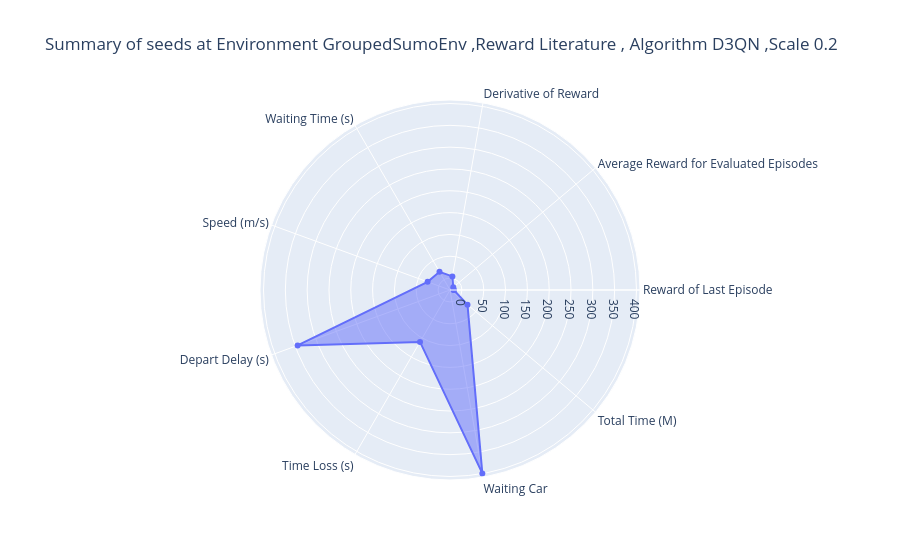
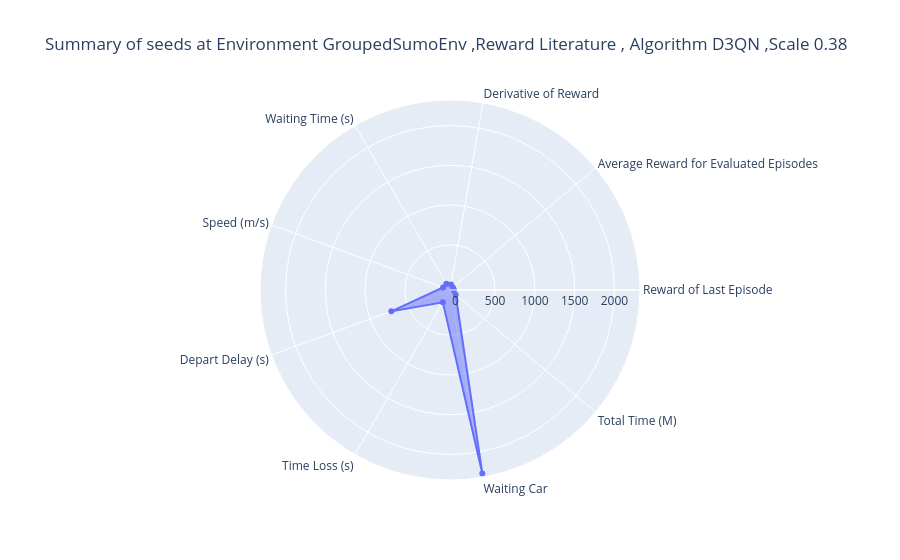
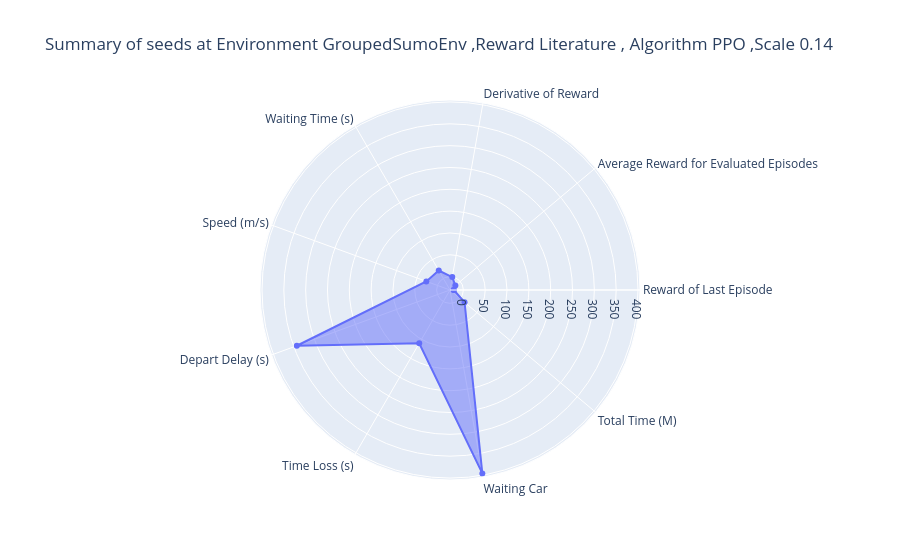
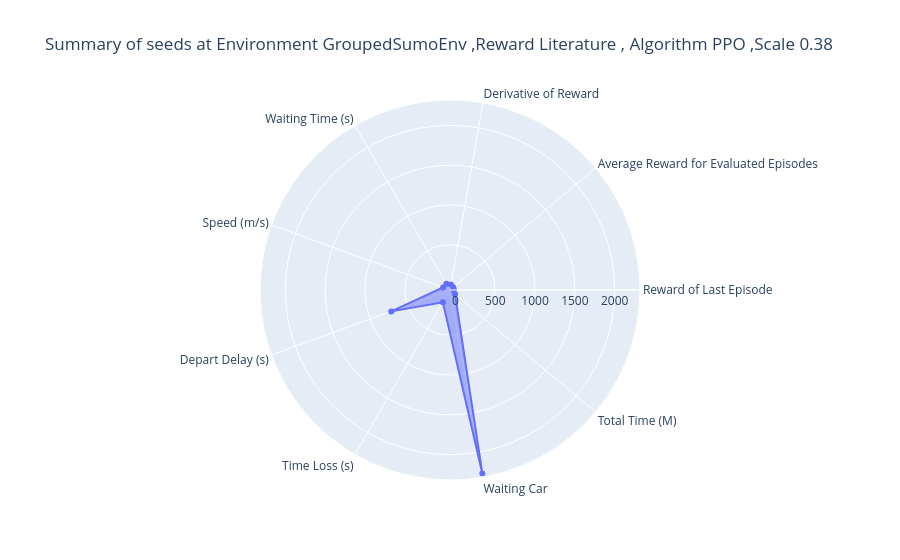

Write notebook code for charts like these, in order.
### Code cell
main_numeric_columns = [i for i in numeric_target_columns if i not in ['Episodes', 'Max Sumo Steps(s)', 'Traffic Scale', 'Seed',]]

for i in range(len(data_exp_i_seed_groubed)):
    row = data_exp_i_seed_groubed.iloc[i]
    title = f"Summary of seeds at Environment {row['Environment Type']} ,Reward {row['Reward']} , Algorithm {row['Algorithm']} ,Scale {row['Traffic Scale']}"
    fig = plot_spider_interactive(row[main_numeric_columns],title)
    #fig.write_html( f"Summary of seeds at Environment {row['Environment Type']} ,Reward {row['Reward']} , Algorithm {row['Algorithm']} ,Scale {row['Traffic Scale']}"+"_chart.html")

### Figure 1 — Plotly figure (JSON) as saved in the notebook; plotly's stock layout.template omitted (floating-point values rounded to 4 significant figures)
{"data": [{"fill": "toself", "hovertemplate": "%{theta}: %{r:.2f}<extra></extra>", "name": "Summary of seeds at Environment GroupedSumoEnv ,Reward Literature , Algorithm D3QN ,Scale 0.2", "r": [-18.8, -17.65, 4.187, 20.76, 27.23, 344.3, 110.0, 399.5, 24.93, -18.8], "theta": ["Reward of Last Episode", "Average Reward for Evaluated Episodes", "Derivative of Reward", "Waiting Time (s)", "Speed (m/s)", "Depart Delay (s)", "Time Loss (s)", "Waiting Car", "Total Time (M)", "Reward of Last Episode"], "type": "scatterpolar"}], "layout": {"polar": {"radialaxis": {"visible": true}}, "showlegend": false, "title": {"text": "Summary of seeds at Environment GroupedSumoEnv ,Reward Literature , Algorithm D3QN ,Scale 0.2"}}}

### Figure 2 — Plotly figure (JSON) as saved in the notebook; plotly's stock layout.template omitted (floating-point values rounded to 4 significant figures)
{"data": [{"fill": "toself", "hovertemplate": "%{theta}: %{r:.2f}<extra></extra>", "name": "Summary of seeds at Environment GroupedSumoEnv ,Reward Literature , Algorithm D3QN ,Scale 0.38", "r": [-21.04, -19.39, 1.86, 23.72, 24.84, 717.7, 111.3, 2274.0, 25.26, -21.04], "theta": ["Reward of Last Episode", "Average Reward for Evaluated Episodes", "Derivative of Reward", "Waiting Time (s)", "Speed (m/s)", "Depart Delay (s)", "Time Loss (s)", "Waiting Car", "Total Time (M)", "Reward of Last Episode"], "type": "scatterpolar"}], "layout": {"polar": {"radialaxis": {"visible": true}}, "showlegend": false, "title": {"text": "Summary of seeds at Environment GroupedSumoEnv ,Reward Literature , Algorithm D3QN ,Scale 0.38"}}}

### Figure 3 — Plotly figure (JSON) as saved in the notebook; plotly's stock layout.template omitted (floating-point values rounded to 4 significant figures)
{"data": [{"fill": "toself", "hovertemplate": "%{theta}: %{r:.2f}<extra></extra>", "name": "Summary of seeds at Environment GroupedSumoEnv ,Reward Literature , Algorithm PPO ,Scale 0.14", "r": [-22.0, -14.5, -0.632, 21, 27.08, 342.8, 110.4, 396, 12.92, -22.0], "theta": ["Reward of Last Episode", "Average Reward for Evaluated Episodes", "Derivative of Reward", "Waiting Time (s)", "Speed (m/s)", "Depart Delay (s)", "Time Loss (s)", "Waiting Car", "Total Time (M)", "Reward of Last Episode"], "type": "scatterpolar"}], "layout": {"polar": {"radialaxis": {"visible": true}}, "showlegend": false, "title": {"text": "Summary of seeds at Environment GroupedSumoEnv ,Reward Literature , Algorithm PPO ,Scale 0.14"}}}

### Figure 4 — Plotly figure (JSON) as saved in the notebook; plotly's stock layout.template omitted (floating-point values rounded to 4 significant figures)
{"data": [{"fill": "toself", "hovertemplate": "%{theta}: %{r:.2f}<extra></extra>", "name": "Summary of seeds at Environment GroupedSumoEnv ,Reward Literature , Algorithm PPO ,Scale 0.38", "r": [-20.56, -14.96, 1.901, 23.68, 24.79, 717.7, 110.7, 2271.0, 15.1, -20.56], "theta": ["Reward of Last Episode", "Average Reward for Evaluated Episodes", "Derivative of Reward", "Waiting Time (s)", "Speed (m/s)", "Depart Delay (s)", "Time Loss (s)", "Waiting Car", "Total Time (M)", "Reward of Last Episode"], "type": "scatterpolar"}], "layout": {"polar": {"radialaxis": {"visible": true}}, "showlegend": false, "title": {"text": "Summary of seeds at Environment GroupedSumoEnv ,Reward Literature , Algorithm PPO ,Scale 0.38"}}}
